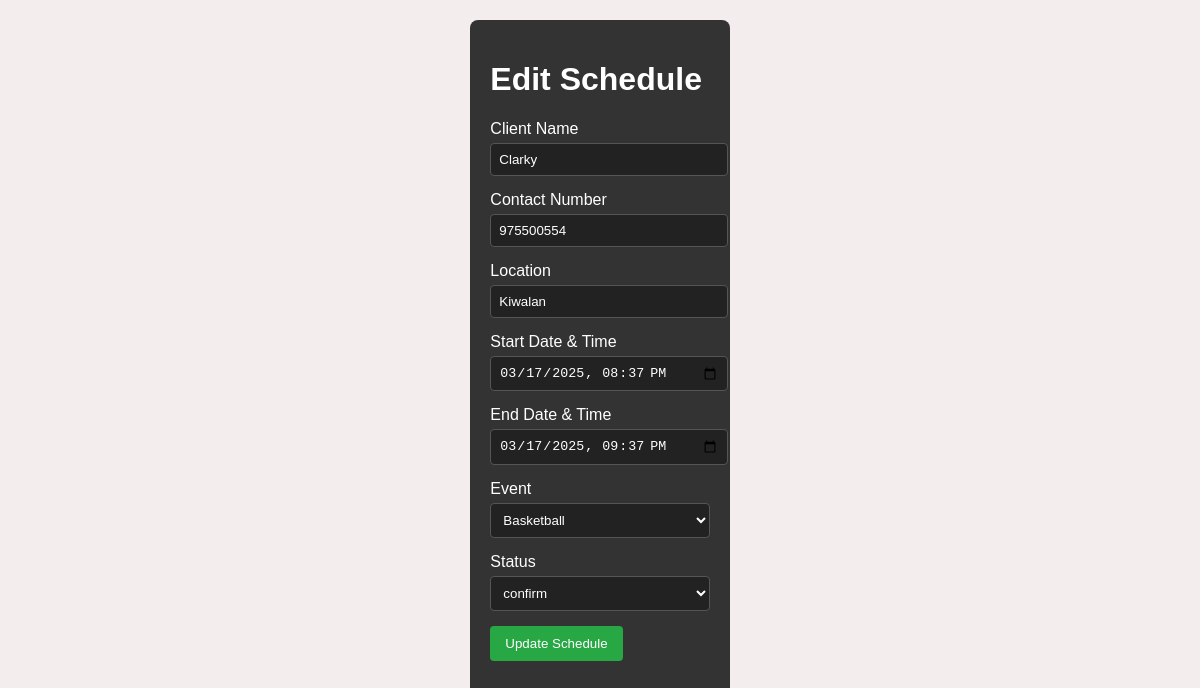
The app's page /edit_schedule.php?ScheduleID=4 (signed in) with its own data.
### tables this page shows
CREATE TABLE `Schedule` (
  `ScheduleID` bigint(20) NOT NULL AUTO_INCREMENT,
  `start_date_time` datetime NOT NULL,
  `end_date_time` datetime NOT NULL,
  `date_schedule` datetime NOT NULL,
  `EventID` bigint(20) NOT NULL,
  `StatusID` bigint(20) NOT NULL,
  PRIMARY KEY (`ScheduleID`),
  KEY `Events_Schedule` (`EventID`),
  KEY `Updated_Status_Schedule` (`StatusID`),
  CONSTRAINT `Events_Schedule` FOREIGN KEY (`EventID`) REFERENCES `Events` (`EventID`),
  CONSTRAINT `Updated_Status_Schedule` FOREIGN KEY (`StatusID`) REFERENCES `Updated_Status` (`StatusID`)
);

CREATE TABLE `Clients` (
  `ClientID` bigint(20) NOT NULL AUTO_INCREMENT,
  `clients_name` text NOT NULL,
  `contact_number` bigint(20) NOT NULL,
  `location` varchar(100) NOT NULL,
  `ID` bigint(20) NOT NULL,
  PRIMARY KEY (`ClientID`),
  KEY `users_Clients` (`ID`),
  CONSTRAINT `users_Clients` FOREIGN KEY (`ID`) REFERENCES `users` (`ID`)
);

CREATE TABLE `Events` (
  `EventID` bigint(20) NOT NULL AUTO_INCREMENT,
  `Events_name` text NOT NULL,
  `ClientID` bigint(20) NOT NULL,
  PRIMARY KEY (`EventID`),
  KEY `Clients_Events` (`ClientID`),
  CONSTRAINT `Clients_Events` FOREIGN KEY (`ClientID`) REFERENCES `Clients` (`ClientID`)
);

CREATE TABLE `Updated_Status` (
  `StatusID` bigint(20) NOT NULL AUTO_INCREMENT,
  `updated_status` text NOT NULL DEFAULT current_timestamp(),
  PRIMARY KEY (`StatusID`)
);

### htdocs/edit_schedule.php (the view, shortened to what this page needs)
<?php
include 'navigation.php';
$scheduleID = isset($_GET['ScheduleID']) ? (int)$_GET['ScheduleID'] : 0;
$stmt = $conn->prepare("SELECT s.ScheduleID, s.start_date_time, s.end_date_time, s.EventID, s.StatusID, e.Events_name, us.updated_status, c.clients_name, c.contact_number, c.location
                        FROM Schedule s
                        JOIN Events e ON s.EventID = e.EventID
                        JOIN Updated_Status us ON s.StatusID = us.StatusID
                        JOIN Clients c ON e.ClientID = c.ClientID
                        WHERE s.ScheduleID = ?");
$stmt->bind_param("i", $scheduleID);
$stmt->execute();
$schedule = $stmt->get_result()->fetch_assoc();
$events = $conn->query("SELECT EventID, Events_name FROM Events")->fetch_all(MYSQLI_ASSOC);
$statuses = $conn->query("SELECT StatusID, updated_status FROM Updated_Status")->fetch_all(MYSQLI_ASSOC);
?>
<!DOCTYPE html>
<html lang="en">
<head>
</head>
<body>
    <div class="container">
        <h1>Edit Schedule</h1>
        <form method="POST">
            <div class="form-group">
                <label for="client_name">Client Name</label>
                <input type="text" name="client_name" id="client_name" value="<?php echo htmlspecialchars($schedule['clients_name']); ?>" required>
            </div>
            <div class="form-group">
                <label for="contact_number">Contact Number</label>
                <input type="text" name="contact_number" id="contact_number" value="<?php echo htmlspecialchars($schedule['contact_number']); ?>" required>
            </div>
            <div class="form-group">
                <label for="location">Location</label>
                <input type="text" name="location" id="location" value="<?php echo htmlspecialchars($schedule['location']); ?>" required>
            </div>
            <div class="form-group">
                <label for="start_date_time">Start Date & Time</label>
                <input type="datetime-local" name="start_date_time" id="start_date_time" value="<?php echo date('Y-m-d\TH:i', strtotime($schedule['start_date_time'])); ?>" required>
            </div>
            <div class="form-group">
                <label for="end_date_time">End Date & Time</label>
                <input type="datetime-local" name="end_date_time" id="end_date_time" value="<?php echo date('Y-m-d\TH:i', strtotime($schedule['end_date_time'])); ?>" required>
            </div>
            <div class="form-group">
                <label for="eventID">Event</label>
                <select name="eventID" id="eventID" required>
                    <?php foreach ($events as $event): ?>
                        <option value="<?php echo $event['EventID']; ?>" <?php echo $event['EventID'] == $schedule['EventID'] ? 'selected' : ''; ?>><?php echo htmlspecialchars($event['Events_name']); ?></option>
                    <?php endforeach; ?>
                </select>
            </div>
            <div class="form-group">
                <label for="statusID">Status</label>
                <select name="statusID" id="statusID" required>
                    <?php foreach ($statuses as $status): ?>
                        <option value="<?php echo $status['StatusID']; ?>" <?php echo $status['StatusID'] == $schedule['StatusID'] ? 'selected' : ''; ?>><?php echo htmlspecialchars($status['updated_status']); ?></option>
                    <?php endforeach; ?>
                </select>
            </div>
            <div class="form-group">
                <button type="submit">Update Schedule</button>
            </div>
        </form>
    </div>
</body>
</html>

### htdocs/navigation.php (style rules this page uses)
body { display: flex; min-height: 100vh; margin: 0; font-family: Arial, sans-serif; background: #121212; }

### htdocs/edit_schedule.php (style rules this page uses)
body { font-family: Arial, sans-serif; background-color:rgb(243, 237, 237); color: #ffffff; margin: 20px; }
.container { max-width: 800px; margin: 0 auto; background: #333; padding: 20px; border-radius: 8px; }
.form-group { margin-bottom: 15px; }
.form-group label { display: block; margin-bottom: 5px; }
.form-group input, .form-group select { width: 100%; padding: 8px; border: 1px solid #555; border-radius: 4px; background: #222; color: #fff; }
.form-group button { padding: 10px 15px; background-color: #28a745; border: none; border-radius: 4px; color: #fff; cursor: pointer; }

### records on screen
schedule: client_name "Clarky", contact_number "975500554", location "Kiwalan", start_date_time "03/17/2025 20:37", end_date_time "03/17/2025 21:37", eventID "Basketball", statusID "confirm"
